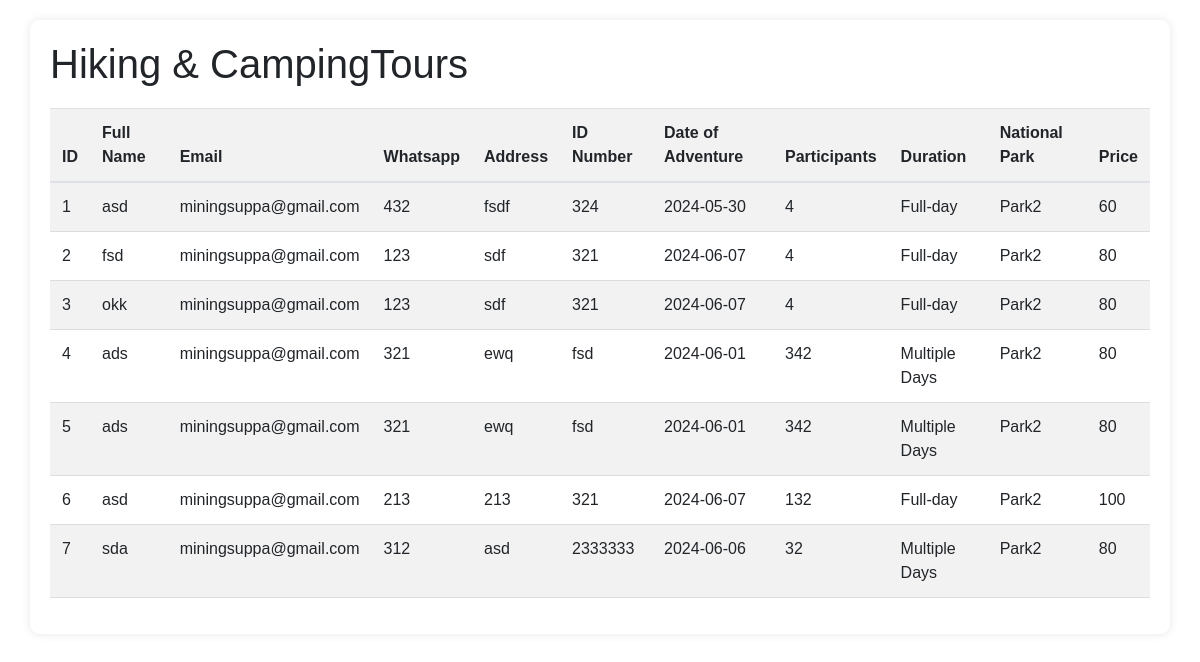
Screenshot of /view_Hiking&CampingToursbookings.php with the database file from the repository.
### tables this page shows
CREATE TABLE IF NOT EXISTS `hiking_bookings` (
  `id` int(11) NOT NULL AUTO_INCREMENT,
  `full_name` varchar(255) NOT NULL,
  `email` varchar(255) NOT NULL,
  `whatsapp` varchar(20) NOT NULL,
  `address` text NOT NULL,
  `id_number` varchar(50) NOT NULL,
  `date_of_adventure` date NOT NULL,
  `participants` int(11) NOT NULL,
  `duration` varchar(50) NOT NULL,
  `national_park` varchar(100) NOT NULL,
  `price` varchar(100) NOT NULL,
  PRIMARY KEY (`id`)
);

### view_Hiking&CampingToursbookings.php (the view, shortened to what this page needs)
<?php
include 'db.php';
$sql = "SELECT * FROM hiking_bookings";
$result = $conn->query($sql);
if ($result->num_rows > 0) {
    echo "<!DOCTYPE html>
    <html lang='en'>
    <head>
        <meta charset='UTF-8'>
        <meta name='viewport' content='width=device-width, initial-scale=1.0'>
        <title>View Bookings</title>
        <link rel='stylesheet' href='https://maxcdn.bootstrapcdn.com/bootstrap/4.5.2/css/bootstrap.min.css'>
        <style>
            body {
                background-image: url('https://www.hdwallpapers.in/download/man_hike_camping_alone_forest_4k_hd_alone-2560x1440.jpg');
                background-size: cover;
                background-position: center;
                font-family: Arial, sans-serif;
                margin: 0;
                padding: 20px;
            }
            .container {
                background: rgba(255, 255, 255, 0.8);
                padding: 20px;
                border-radius: 10px;
                box-shadow: 0 0 10px rgba(0, 0, 0, 0.1);
            }
            table {
                width: 100%;
                margin: 20px 0;
            }
            th, td {
                padding: 15px;
                text-align: left;
                border-bottom: 1px solid #ddd;
            }
            th {
                background-color: #f2f2f2;
            }
        </style>
    </head>
    <body>
        <div class='container'>
            <h1>Hiking & CampingTours</h1>
            <table class='table table-striped'>
                <thead>
                    <tr>
                        <th>ID</th>
                        <th>Full Name</th>
                        <th>Email</th>
                        <th>Whatsapp</th>
                        <th>Address</th>
                        <th>ID Number</th>
                        <th>Date of Adventure</th>
                        <th>Participants</th>
                        <th>Duration</th>
                        <th>National Park</th>
                        <th>Price</th>
                    </tr>
                </thead>
                <tbody>";
    while($row = $result->fetch_assoc()) {
        echo "<tr>
                <td>".$row["id"]."</td>
                <td>".$row["full_name"]."</td>
                <td>".$row["email"]."</td>
                <td>".$row["whatsapp"]."</td>
                <td>".$row["address"]."</td>
                <td>".$row["id_number"]."</td>
                <td>".$row["date_of_adventure"]."</td>
                <td>".$row["participants"]."</td>
                <td>".$row["duration"]."</td>
                <td>".$row["national_park"]."</td>
                <td>".$row["price"]."</td>
              </tr>";
    }
    echo "</tbody>
            </table>
        </div>
    </body>
    </html>";
} else {
    echo "0 results";
}
?>

### view_Hiking&CampingToursbookings.php (style rules this page uses)
body { background-image: url('https://www.hdwallpapers.in/download/man_hike_camping_alone_forest_4k_hd_alone-2560x1440.jpg'); background-size: cover; background-position: center; font-family: Arial, sans-serif; margin: 0; padding: 20px; }
.container { background: rgba(255, 255, 255, 0.8); padding: 20px; border-radius: 10px; box-shadow: 0 0 10px rgba(0, 0, 0, 0.1); }
table { width: 100%; margin: 20px 0; }
th, td { padding: 15px; text-align: left; border-bottom: 1px solid #ddd; }
th { background-color: #f2f2f2; }

### rows the page displays
hiking_bookings: id "1", full_name "asd", email "miningsuppa@gmail.com", whatsapp "432", address "fsdf", id_number "324", date_of_adventure "2024-05-30", participants "4", duration "Full-day", national_park "Park2", price "60"
hiking_bookings: id "2", full_name "fsd", email "miningsuppa@gmail.com", whatsapp "123", address "sdf", id_number "321", date_of_adventure "2024-06-07", participants "4", duration "Full-day", national_park "Park2", price "80"
hiking_bookings: id "3", full_name "okk", email "miningsuppa@gmail.com", whatsapp "123", address "sdf", id_number "321", date_of_adventure "2024-06-07", participants "4", duration "Full-day", national_park "Park2", price "80"
hiking_bookings: id "4", full_name "ads", email "miningsuppa@gmail.com", whatsapp "321", address "ewq", id_number "fsd", date_of_adventure "2024-06-01", participants "342", duration "Multiple Days", national_park "Park2", price "80"
hiking_bookings: id "5", full_name "ads", email "miningsuppa@gmail.com", whatsapp "321", address "ewq", id_number "fsd", date_of_adventure "2024-06-01", participants "342", duration "Multiple Days", national_park "Park2", price "80"
hiking_bookings: id "6", full_name "asd", email "miningsuppa@gmail.com", whatsapp "213", address "213", id_number "321", date_of_adventure "2024-06-07", participants "132", duration "Full-day", national_park "Park2", price "100"
hiking_bookings: id "7", full_name "sda", email "miningsuppa@gmail.com", whatsapp "312", address "asd", id_number "2333333", date_of_adventure "2024-06-06", participants "32", duration "Multiple Days", national_park "Park2", price "80"
